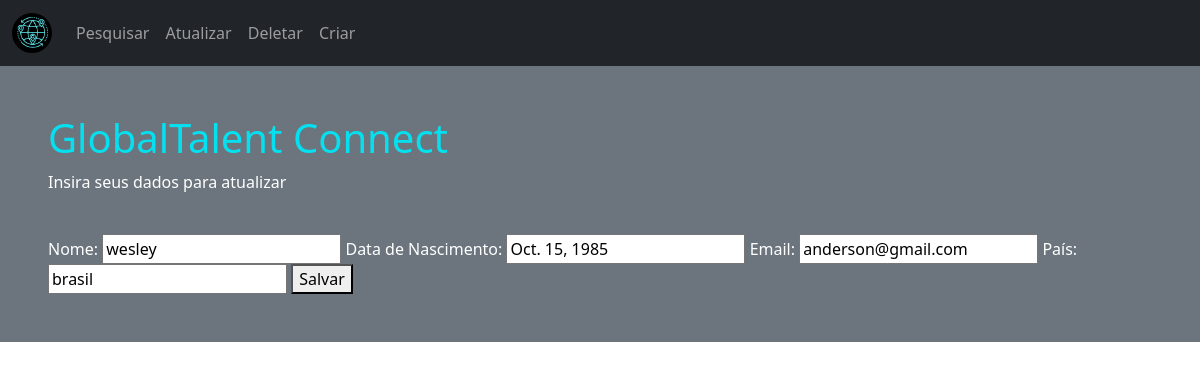
The page /api/atualizar/57 on the database its author committed.
### pag_app/models.py (models this page shows, shortened)
class Pessoa (models.Model):
    nome = models.CharField(max_length=150)
    data_nascimento = models.DateField(null=True, default=None)
    email = models.EmailField(max_length=150)
    pais = models.CharField(max_length=150)

### pag_app/views.py (the view)
# urls.py: path('api/atualizar/<int:id>', views.atualizar, name="atualizar"),
def atualizar(request,id):
    pessoa = Pessoa.objects.get(id=id)
    if request.POST:
        if request.POST.get("nome"):
            pessoa.nome = request.POST.get("nome")
            pessoa.save()
            return redirect(pag_atualizar)
    return render(request,"pag_app/atualizar_dados.html", context={"dados":pessoa})

### pag_app/templates/pag_app/atualizar_dados.html (shortened to what this page needs)
{% load static %}
<!DOCTYPE html>
<html>
<head>
    <link href="https://cdn.jsdelivr.net/npm/bootstrap@5.3.2/dist/css/bootstrap.min.css" rel="stylesheet">
</head>
<body>
    {% include "pag_app/partials/header.html" %}
    <link rel="stylesheet" href="{% static 'visual/css/style_home.css' %}">
    <div class="p-5 bg-secondary text-white">
        <h1>GlobalTalent Connect</h1>
        <p>Insira seus dados para atualizar</p>
        <br>
        <form action="{% url 'atualizar' dados.id %}" method="POST">
            <label for="nome">Nome:</label>
            <input type="text" value="{{dados.nome}}" name="nome">
            <label for="data_nascimento">Data de Nascimento:</label>
            <input value="{{dados.data_nascimento}}" name="data_nascimento">
            <label for="email">Email:</label>
            <input value="{{dados.email}}" name="email">
            <label for="pais">País:</label>
            <input value="{{dados.pais}}" name="pais">
            <button type="submit">Salvar</button>
        </form>
    </div>
</body>
</html>

### pag_app/static/visual/css/style_home.css (style rules this page uses)
h1 { color: #05e0f0; }

### rows shown on the page
Pessoa: nome "wesley", data_nascimento "Oct. 15, 1985", email "anderson@gmail.com", pais "brasil"
